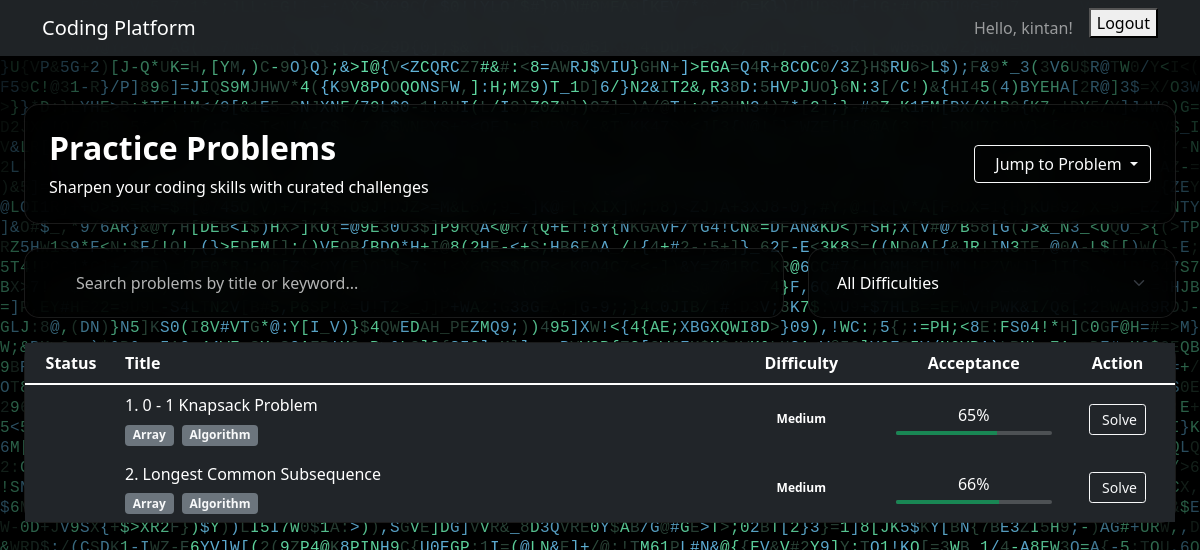
Screenshot of /questions/ (signed in) with the database file from the repository.
### compiler/models.py (models this page shows, shortened)
class Question(models.Model):
    title = models.CharField(max_length=200)
    description = models.TextField()
    difficulty = models.CharField(
        max_length=10,
        choices=[('Easy', 'Easy'), ('Medium', 'Medium'), ('Hard', 'Hard')],
        default='Easy'
    )
    sample_input = models.TextField()
    sample_output = models.TextField()
    explanation = models.TextField(blank=True)
    constraints = models.TextField(blank=True)
    follow_up = models.TextField(blank=True)
    created_at = models.DateTimeField(auto_now_add=True)
    solution = models.TextField(blank=True, help_text="Editorial solution explanation")
    python_starter = models.TextField(default="class Solution:\n    def solve(self):\n        pass")
    java_starter = models.TextField(blank=True)
    cpp_starter = models.TextField(blank=True)

### compiler/views.py (the view)
# urls.py: path('questions/', views.question_list_view, name='question_list'),
@login_required
def question_list_view(request):
    questions = Question.objects.all().order_by('id')
    return render(request, 'compiler/question_list.html', {'questions': questions})

### compiler/templates/compiler/question_list.html (shortened to what this page needs)
{% extends 'base.html' %}
{% block content %}
<div class="container-fluid px-4 py-4">
    <div class="row mb-4">
        <div class="col-12">
            <div class="content-block p-4">
                <div class="d-flex justify-content-between align-items-center">
                    <div>
                        <h2 class="fw-bold mb-2 text-white">Practice Problems</h2>
                        <p class="text-white mb-0 opacity-85">Sharpen your coding skills with curated challenges</p>
                    </div>
                    <div class="dropdown">
                        <button class="btn btn-outline-light dropdown-toggle" type="button"
                                id="problemDropdown" data-bs-toggle="dropdown">
                            Jump to Problem
                        </button>
                    </div>
                </div>
            </div>
        </div>
    </div>
    <div class="row mb-4">
        <div class="col-lg-8">
            <div class="content-block p-3">
                <div class="input-group">
                    <span class="input-group-text bg-transparent border-0 text-white">
                    </span>
                    <input type="text" id="problemSearch" class="form-control border-0 bg-transparent text-white"
                           placeholder="Search problems by title or keyword...">
                </div>
            </div>
        </div>
        <div class="col-lg-4">
            <div class="content-block p-3">
                <select id="difficultyFilter" class="form-select border-0 bg-transparent text-white">
                    <option value="">All Difficulties</option>
                </select>
            </div>
        </div>
    </div>
    <div class="row">
        <div class="col-12">
            <div class="content-block">
                <div class="table-responsive">
                    <table class="table table-dark table-hover mb-0">
                        <thead style="background: rgba(255, 255, 255, 0.1);">
                            <tr>
                                <th width="8%" class="border-0 text-center fw-bold text-white">Status</th>
                                <th width="52%" class="border-0 fw-bold text-white">Title</th>
                                <th width="15%" class="border-0 text-center fw-bold text-white">Difficulty</th>
                                <th width="15%" class="border-0 text-center fw-bold text-white">Acceptance</th>
                                <th width="10%" class="border-0 text-center fw-bold text-white">Action</th>
                            </tr>
                        </thead>
                        <tbody id="problemsTableBody">
                            {% for question in questions %}
                            <tr class="problem-row" data-title="{{ question.title|lower }}"
                                data-difficulty="{{ question.difficulty|lower }}" style="background: rgba(255, 255, 255, 0.05);">
                                <td class="text-center align-middle border-0">
                                </td>
                                <td class="align-middle border-0">
                                    <div class="problem-title">
                                        <a href="{% url 'compiler:question_detail' question.id %}"
                                           class="text-decoration-none fw-medium text-white">
                                            {{ question.id }}. {{ question.title }}
                                        </a>
                                        <div class="problem-tags mt-1">
                                            <span class="badge bg-secondary text-light me-1">Array</span>
                                            <span class="badge bg-secondary text-light me-1">Algorithm</span>
                                        </div>
                                    </div>
                                </td>
                                <td class="text-center align-middle border-0">
                                    <span class="badge badge-{{ question.difficulty|lower }} px-3 py-2">
                                        {{ question.difficulty }}
                                    </span>
                                </td>
                                <td class="text-center align-middle border-0">
                                    <div class="acceptance-rate">
                                        <span class="fw-medium text-white">{{ forloop.counter0|add:65 }}%</span>
                                        <div class="progress mt-1" style="height: 4px; background: rgba(255,255,255,0.2);">
                                            <div class="progress-bar bg-success" style="width: {{ forloop.counter0|add:65 }}%"></div>
                                        </div>
                                    </div>
                                </td>
                                <td class="text-center align-middle border-0">
                                    <a href="{% url 'compiler:question_detail' question.id %}"
                                       class="btn btn-outline-light btn-sm">
                                        Solve
                                    </a>
                                </td>
                            </tr>
                            {% endfor %}
                        </tbody>
                    </table>
                </div>
            </div>
        </div>
    </div>
</div>
{% endblock %}

### authentication/templates/base.html (shortened to what this page needs)
<!DOCTYPE html>
{% load static %}
<html lang="en">
<head>
    <link href="https://cdn.jsdelivr.net/npm/bootstrap@5.1.3/dist/css/bootstrap.min.css" rel="stylesheet">
</head>
<body>
    <div class="glitch-background">
    </div>
    <nav class="navbar navbar-expand-lg navbar-dark bg-dark">
        <div class="container">
            <a class="navbar-brand" href="{% url 'compiler:start' %}">Coding Platform</a>
            {% if user.is_authenticated %}
                <div class="navbar-nav ms-auto">
                    <span class="navbar-text me-3">Hello, {{ user.username }}!</span>
                    <form action="{% url 'authentication:logout' %}" method="post">
                        <button type="submit">Logout</button>
                    </form></div>
            {% endif %}
        </div>
    </nav>
    <compiler class="container mt-4">
        {% block content %}
        {% endblock %}
    </compiler>
    <script src="{% load static %}{% static 'js/letter-glitch.js' %}"></script>
</body>
</html>

### authentication/templates/base.html (style rules this page uses)
.glitch-background { position: fixed; top: 0; left: 0; width: 100vw; height: 100vh; z-index: -1; background: black; }
body { position: relative; z-index: 1; background: transparent; }
.navbar { background: rgba(33, 37, 41, 0.95) !important; backdrop-filter: blur(10px); }

### compiler/templates/compiler/question_list.html (style rules this page uses)
.content-block { background: rgba(0, 0, 0, 0.8); backdrop-filter: blur(15px); border-radius: 15px; border: 1px solid rgba(255, 255, 255, 0.1); box-shadow: 0 10px 30px rgba(0, 0, 0, 0.2); transition: all 0.3s ease; }
.problem-row { transition: all 0.2s ease; cursor: pointer; }
.form-control::placeholder { color: rgba(255, 255, 255, 0.7) !important; }

### rows the page displays
Question: id "1", title "0 - 1 Knapsack Problem", difficulty "Medium"
Question: id "2", title "Longest Common Subsequence", difficulty "Medium"

### other values shown
{{ user.username }} "kintan"
